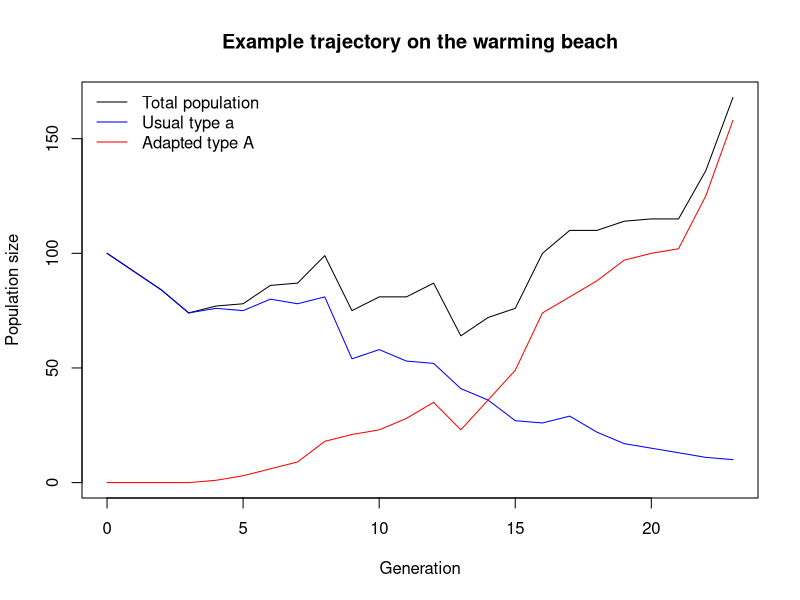

Write the R code that produced this figure.
## ---- chunk 1

# ==== FUNCTION 1: SIMULATE ONE GENERATION

# Two turtle types are represented:
# a = the usual (wild-type) population
# A = the adapted population

# The model includes:
# 1. Population growth affected by warming
# 2. A relative growth advantage or disadvantage for type A
# 3. Mutation from type a to type A
# 4. Immigration of adapted individuals from a source beach

simulate_one_gen <- function(Wb_a, WB_A, decay_rate, sel_coeff, mut_rate, mig_rate = 0, Cb_source_a = 0) {

# ====STEP 1: Generate offspring for each turtle type

# Generate the number of offspring from type a.
# The expected number is reduced by the warming effect
# represented by decay_rate. 
  
# Draw offspring according to Poisson distributions
  # rpois(1, lambda) draws one random value from a Poisson
  # distribution with expected value lambda.
  offsp_a <- rpois(1, Wb_a * (1-decay_rate))
  offsp_A <- rpois(1, WB_A * (1-decay_rate+sel_coeff))
# sel_coeff represents the relative growth advantage
# or disadvantage of the adapted type.
# A positive sel_coeff increases its expected growth,
# while a negative value decreases its expected growth.

# ====STEP 2: Simulate mutation from type a to type A
  
# Estimate the number of type-a offspring that mutate   
# Number of type-a offspring * mutation rate.
  
  mut_a_to_A <- rpois(1, offsp_a * mut_rate)

# ====STEP 3: Simulate immigration from the source beach  
# Generate the number of adapted individuals arriving from the cooler source beach.
# source population size and the migration rate.
  
  mig_a <- rpois(1, Cb_source_a * mig_rate)

# ====STEP 4: Calculate population sizes in the next generation
# Subtract individuals that mutated from type a.
# max(..., 0) prevents the population from becoming negative.
  
  Wb_a_new <- max(offsp_a - mut_a_to_A, 0)

# Add together:
# Offspring already belonging to type A
# New mutants from type a
# Immigrants from the source beach
  
  WB_A_new <- offsp_A + mut_a_to_A + mig_a

# Return wild-type and adapted population sizes 
# ====STEP 5: Return the results
# Return the population sizes in this order:
# First value  = type a
# Second value = type A
  return(c(Wb_a_new, WB_A_new))
}

# Test the function with mutation only (migration defaults to zero)
# Example: simulate one generation with mutation but no migration.

print(simulate_one_gen(100, 100, 0.1, 0.2, 0.01))
## ---- chunk 2
simulate_pop <- function(N_init_a, N_init_A, decay_rate, sel_coeff, mut_rate, t_max, mig_rate = 0, N_source_A = 0) {

# Store the initial population and initiate the current population
  pop_vector <- c(N_init_a, N_init_A)
  pop_new <- c(N_init_a, N_init_A)

  # Run the simulation for up to t_max generations
  for (i in 1:t_max) {
    # Simulate one generation later
    pop_new <- simulate_one_gen(pop_new[1], pop_new[2], decay_rate,
                                sel_coeff, mut_rate, mig_rate, N_source_A)

    # Add the new population sizes to the output
    pop_vector <- rbind(pop_vector, pop_new)

    # Stop if the population recovers or goes extinct
    if (pop_new[1] + pop_new[2] >= 1.5 * (N_init_a + N_init_A) ||
        pop_new[1] + pop_new[2] == 0) break
  }

  # Label the rows by generation and the columns by type
  rownames(pop_vector) <- 0:(nrow(pop_vector) - 1)
  colnames(pop_vector) <- c("a", "A")

  return(pop_vector)
}

# Set parameters for one example trajectory
max_gen <- 1000
init_a <- 100
init_A <- 0
decay_rate <- 0.1
sel_coeff <- 0.2
mut_rate <- 0.001
N_source_A <- 100

# Example with gene flow from the cooler source beach
output <- simulate_pop(init_a, init_A, decay_rate, sel_coeff, mut_rate,
                       max_gen, mig_rate = 0.005, N_source_A = N_source_A)

# Show the final few rows of the simulated population
print(tail(output))

# Plot the total population and the two types
x_range <- 0:(nrow(output) - 1)
plot(x_range, rowSums(output), type = "l",
     ylim = c(0, max(rowSums(output))),
     xlab = "Generation", ylab = "Population size",
     main = "Example trajectory on the warming beach")
lines(x_range, output[, "a"], col = "blue")
lines(x_range, output[, "A"], col = "red")
legend("topleft", legend = c("Total population", "Usual type a", "Adapted type A"),
       col = c("black", "blue", "red"), lty = 1, bty = "n")
